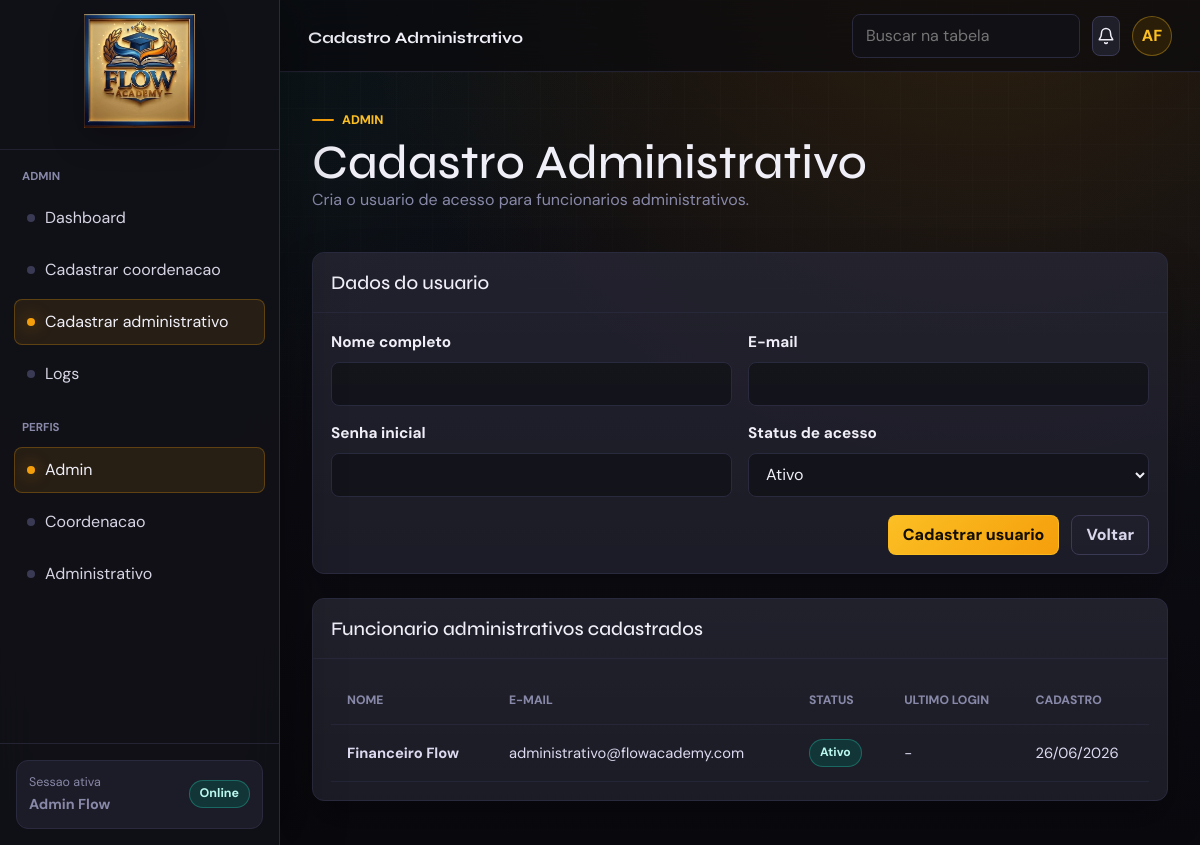
Screenshot of /Flow-academy_Php/Flow-academy/web-php/pages/admin/administrativo_form.php (signed in) with the database file from the repository.
### tables this page shows
CREATE TABLE `usuarios` (
  `id_usuario` int(11) NOT NULL AUTO_INCREMENT,
  `nome` varchar(150) NOT NULL,
  `email` varchar(150) NOT NULL,
  `senha_hash` varchar(255) NOT NULL,
  `perfil` enum('aluno','professor','coordenacao','administrativo','admin') NOT NULL,
  `status` enum('ativo','inativo') DEFAULT 'ativo',
  `ultimo_login` datetime DEFAULT NULL,
  `created_at` datetime DEFAULT current_timestamp(),
  PRIMARY KEY (`id_usuario`),
  UNIQUE KEY `email` (`email`)
);

### Flow-academy_Php/Flow-academy/web-php/pages/admin/administrativo_form.php (called while the page is built, shortened)
<?php
$perfilFuncionario = 'administrativo';
$rotuloFuncionario = 'Funcionario administrativo';
require __DIR__ . '/_funcionario_form.php';

### Flow-academy_Php/Flow-academy/web-php/includes/funcoes.php (called while the page is built, shortened)
<?php
require_once __DIR__ . '/../config/config.php';
function e($valor)
{
    return htmlspecialchars((string) ($valor ?? ''), ENT_QUOTES, 'UTF-8');
}
function buscarUm($sql, array $parametros = [])
{
    global $pdo;
    $stmt = $pdo->prepare($sql);
    $stmt->execute($parametros);
    $resultado = $stmt->fetch();
    return $resultado ?: null;
}
function buscarTodos($sql, array $parametros = [])
{
    global $pdo;
    $stmt = $pdo->prepare($sql);
    $stmt->execute($parametros);
    return $stmt->fetchAll();
}
function dataBr($data)
{
    if (!$data) {
        return '-';
    }
    return date('d/m/Y', strtotime($data));
}
function statusBadge($status)
{
    $status = strtolower((string) $status);
    if (in_array($status, ['ativo', 'ativa', 'regular', 'aprovado', 'pago'], true)) {
        return 'success';
    }
    return '';
}
function iniciais($nome)
{
    $partes = preg_split('/\s+/', trim((string) $nome));
    $primeira = $partes[0][0] ?? 'F';
    $segunda = $partes[1][0] ?? 'A';
    return strtoupper($primeira . $segunda);
}
function textoStatus($status)
{
    return ucwords(str_replace('_', ' ', (string) $status));
}

### Flow-academy_Php/Flow-academy/web-php/includes/auth.php (called while the page is built, shortened)
<?php
require_once __DIR__ . '/funcoes.php';
function normalizarPerfil($perfil)
{
    return $perfil === 'financeiro' ? 'administrativo' : (string) $perfil;
}
function usuarioLogado()
{
    $usuario = $_SESSION['usuario'] ?? null;
    if ($usuario !== null && isset($usuario['perfil'])) {
        $perfilNormalizado = normalizarPerfil($usuario['perfil']);
        $usuario['perfil'] = $perfilNormalizado;
    }
    return $usuario;
}
function paginaInicialPorPerfil($perfil)
{
    $perfil = normalizarPerfil($perfil);
    $paginas = [
        'aluno' => 'pages/aluno/dashboard.php',
        'professor' => 'pages/professor/dashboard.php',
        'coordenacao' => 'pages/coordenacao/dashboard.php',
        'administrativo' => 'pages/administrativo/dashboard.php',
        'admin' => 'pages/admin/dashboard.php',
    ];
    return $paginas[$perfil] ?? 'index.php';
}

### Flow-academy_Php/Flow-academy/web-php/pages/admin/_funcionario_form.php (the view, shortened to what this page needs)
<?php
require_once __DIR__ . '/../../includes/layout.php';
$nome = '';
$email = '';
$status = 'ativo';
function perfilFuncionarioParaBanco($perfilFuncionario)
{
    $colunaPerfil = buscarUm('SHOW COLUMNS FROM usuarios LIKE "perfil"');
    $tipoPerfil = strtolower((string) ($colunaPerfil['Type'] ?? ''));
    return strpos($tipoPerfil, "'administrativo'") !== false ? 'administrativo' : 'financeiro';
}
$perfilBanco = perfilFuncionarioParaBanco($perfilFuncionario);
$funcionarios = buscarTodos(
    'SELECT nome, email, status, ultimo_login, created_at
     FROM usuarios
     WHERE perfil = :perfil
     ORDER BY created_at DESC
     LIMIT 20',
    [':perfil' => $perfilBanco]
);
appInicio($tituloPagina, 'admin', $ativoMenu, '../../');
pageHeading('Admin', $tituloPagina, $subtituloPagina);
?>
    <section class="panel">
      <div class="panel-header"><h2>Dados do usuario</h2></div>
      <div class="panel-body">
        <form class="stack" method="post" action="">
          <div class="form-grid two">
            <label class="field">
              <span>Nome completo</span>
              <input class="control" type="text" name="nome" value="<?= e($nome) ?>" required maxlength="150">
            </label>
            <label class="field">
              <span>E-mail</span>
              <input class="control" type="email" name="email" value="<?= e($email) ?>" required maxlength="150">
            </label>
            <label class="field">
              <span>Senha inicial</span>
              <input class="control" type="password" name="senha" required minlength="6" autocomplete="new-password">
            </label>
            <label class="field">
              <span>Status de acesso</span>
              <select class="control" name="status">
                <option value="ativo" <?= $status === 'ativo' ? 'selected' : '' ?>>Ativo</option>
              </select>
            </label>
          </div>
          <div class="actions"><button class="btn primary" type="submit">Cadastrar usuario</button><a class="btn ghost" href="dashboard.php">Voltar</a></div>
        </form>
      </div>
    </section>
    <section class="panel">
      <div class="panel-header"><h2><?= e($rotuloFuncionario) ?>s cadastrados</h2></div>
      <div class="panel-body">
        <div class="table-wrap">
          <table id="tabela-principal">
            <thead><tr><th>Nome</th><th>E-mail</th><th>Status</th><th>Ultimo login</th><th>Cadastro</th></tr></thead>
            <tbody>
              <?php foreach ($funcionarios as $funcionario): ?>
                <tr>
                  <td><strong><?= e($funcionario['nome']) ?></strong></td>
                  <td><?= e($funcionario['email']) ?></td>
                  <td><?= badge($funcionario['status'], $funcionario['status']) ?></td>
                  <td><?= e(dataBr($funcionario['ultimo_login'])) ?></td>
                  <td><?= e(dataBr($funcionario['created_at'])) ?></td>
                </tr>
              <?php endforeach; ?>
            </tbody>
          </table>
        </div>
      </div>
    </section>
<?php appFim('../../'); ?>

### Flow-academy_Php/Flow-academy/web-php/includes/layout.php (shortened to what this page needs)
<?php
require_once __DIR__ . '/auth.php';
function areasVisiveisPorPerfil($perfil)
{
    $areas = [
        'aluno' => ['aluno'],
        'professor' => ['professor'],
        'coordenacao' => ['coordenacao'],
        'administrativo' => ['administrativo'],
        'admin' => ['admin', 'coordenacao', 'administrativo'],
    ];
    return $areas[$perfil] ?? [];
}
function appInicio($titulo, $area, $ativo, $prefixo = '../../')
{
    $usuario = usuarioLogado();
    $menus = menusDoSistema();
    $menuAtual = $menus[$area] ?? $menus['aluno'];
    $perfil = $usuario['perfil'] ?? 'visitante';
    $areasVisiveis = areasVisiveisPorPerfil($perfil);
    $mostrarPerfis = count($areasVisiveis) > 1;
    $dashboardUsuario = paginaInicialPorPerfil($perfil);
    $nome = $usuario['nome'] ?? 'Flow Academy';
    ?>
<!doctype html>
<html lang="pt-BR">
<head>
  <link href="<?= e($prefixo) ?>assets/vendor/bootstrap/css/bootstrap.min.css" rel="stylesheet">
  <link rel="stylesheet" href="<?= e($prefixo) ?>assets/css/main.css?v=20260622-2">
</head>
<body class="app-shell">
  <aside class="sidebar" aria-label="Navegacao principal">
    <div class="sidebar-header">
      <a class="brand" href="<?= e($prefixo . $dashboardUsuario) ?>">
        <img class="brand-logo" src="<?= e($prefixo) ?>assets/images/logo-flow-academy-gold.jpg" alt="Logo Flow Academy">
      </a>
    </div>
    <div class="sidebar-content">
      <nav class="nav-section">
        <p class="nav-title"><?= e($menuAtual['titulo']) ?></p>
        <ul class="nav-list">
          <?php foreach ($menuAtual['itens'] as $chave => $item): ?>
            <li>
              <a class="nav-link <?= $ativo === $chave ? 'active' : '' ?>" href="<?= e($prefixo . $item['href']) ?>">
                <span class="nav-dot"></span><?= e($item['texto']) ?>
              </a>
            </li>
          <?php endforeach; ?>
        </ul>
      </nav>
      <?php if ($mostrarPerfis): ?>
        <nav class="nav-section">
          <p class="nav-title">Perfis</p>
          <ul class="nav-list">
            <?php foreach ($areasVisiveis as $chaveArea): ?>
              <?php
                $menuPerfil = $menus[$chaveArea];
                $primeiroItem = array_values($menuPerfil['itens'])[0];
              ?>
              <li>
                <a class="nav-link <?= $area === $chaveArea ? 'active' : '' ?>" href="<?= e($prefixo . $primeiroItem['href']) ?>">
                  <span class="nav-dot"></span><?= e($menuPerfil['titulo']) ?>
                </a>
              </li>
            <?php endforeach; ?>
          </ul>
        </nav>
      <?php endif; ?>
    </div>
    <div class="sidebar-footer">
      <a class="role-pill" href="<?= e($prefixo) ?>logout.php">
        <span><span>Sessao ativa</span><strong><?= e($nome) ?></strong></span>
        <span class="badge success">Online</span>
      </a>
    </div>
  </aside>
  <div class="app-frame">
    <header class="topbar">
      <div class="topbar-left">
        <div class="top-path"><strong><?= e($titulo) ?></strong></div>
      </div>
      <div class="topbar-right">
        <input class="control top-search" type="search" placeholder="Buscar na tabela" data-table-filter="#tabela-principal">
        <button class="icon-btn" type="button" data-tooltip="Notificacoes" data-toast="Nenhuma notificacao nova." aria-label="Notificacoes">
          <svg class="icon" viewBox="0 0 24 24" aria-hidden="true">
            <path d="M18 8a6 6 0 0 0-12 0c0 7-3 7-3 9h18c0-2-3-2-3-9"></path>
            <path d="M13.73 21a2 2 0 0 1-3.46 0"></path>
          </svg>
        </button>
        <div class="dropdown">
          <button class="avatar" type="button" data-bs-toggle="dropdown" aria-expanded="false" aria-label="Menu do usuario"><?= e(iniciais($nome)) ?></button>
        </div>
      </div>
    </header>
    <main class="main-content">
    <?php
}
function pageHeading($eyebrow, $titulo, $texto, $acoes = '')
{
    ?>
      <section class="page-heading">
        <div>
          <span class="eyebrow"><?= e($eyebrow) ?></span>
          <h1><?= e($titulo) ?></h1>
          <p><?= e($texto) ?></p>
        </div>
      </section>
    <?php
}
    ?>
    <?php
function badge($texto, $status)
{
    return '<span class="badge ' . e(statusBadge($status)) . '">' . e(textoStatus($texto)) . '</span>';
}
function appFim($prefixo = '../../')
{
    ?>
    </main>
  </div>
</body>
</html>
    <?php
}

### rows the page displays
usuarios: nome "Financeiro Flow", email "administrativo@flowacademy.com", status "Ativo", ultimo_login "-", created_at "26/06/2026"

### other values shown
$menuAtual['titulo'] "ADMIN"
$item['texto'] "Dashboard"
$item['texto'] "Cadastrar coordenacao"
$item['texto'] "Cadastrar administrativo"
$item['texto'] "Logs"
$menuPerfil['titulo'] "Admin"
$menuPerfil['titulo'] "Coordenacao"
$menuPerfil['titulo'] "Administrativo"
$nome "Admin Flow"
$titulo "Cadastro Administrativo"
iniciais($nome) "AF"
$eyebrow "ADMIN"
$texto "Cria o usuario de acesso para funcionarios administrativos."
$rotuloFuncionario "Funcionario administrativo"
